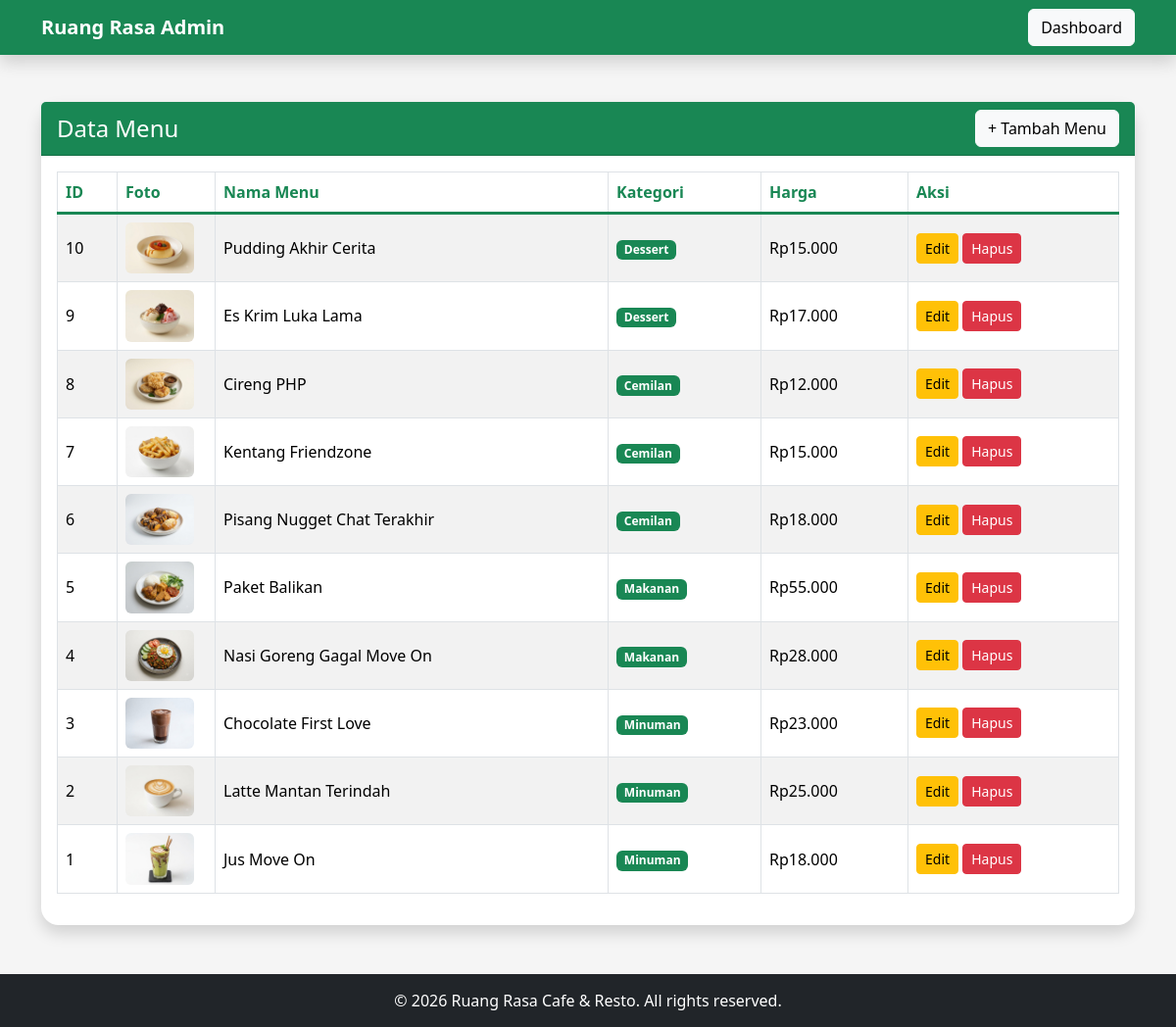
Page /data_menu.php (signed in) on the committed database.
### tables this page shows
CREATE TABLE `menu` (
  `id_menu` int(11) NOT NULL,
  `nama_menu` varchar(100) NOT NULL,
  `kategori` varchar(50) NOT NULL,
  `deskripsi` text DEFAULT NULL,
  `harga` int(11) NOT NULL,
  `foto` varchar(255) DEFAULT NULL
);

### data_menu.php (the view, shortened to what this page needs)
<?php
include 'config/koneksi.php';
$data = mysqli_query(
    $koneksi,
    "SELECT * FROM menu ORDER BY id_menu DESC"
);
?>
<!DOCTYPE html>
<html>
<head>
    <link
        href="https://cdn.jsdelivr.net/npm/bootstrap@5.3.3/dist/css/bootstrap.min.css"
        rel="stylesheet">
</head>
<body>
    <nav class="navbar navbar-expand-lg navbar-dark bg-success shadow">
        <div class="container">
            <a class="navbar-brand fw-bold" href="dashboard.php">
                Ruang Rasa Admin
            </a>
            <a href="dashboard.php" class="btn btn-light">
                Dashboard
            </a>
        </div>
    </nav>
    <div class="container mt-5">
        <div class="card shadow">
            <div class="card-header bg-success text-white d-flex justify-content-between align-items-center">
                <h4 class="mb-0">
                    Data Menu
                </h4>
                <a href="tambah_menu.php"
                    class="btn btn-light">
                    + Tambah Menu
                </a>
            </div>
            <div class="card-body">
                <table class="table table-bordered table-hover table-striped align-middle">
                    <thead>
                        <tr>
                            <th>ID</th>
                            <th>Foto</th>
                            <th>Nama Menu</th>
                            <th>Kategori</th>
                            <th>Harga</th>
                            <th>Aksi</th>
                        </tr>
                    </thead>
                    <tbody>
                        <?php while ($menu = mysqli_fetch_assoc($data)) { ?>
                            <tr>
                                <td><?php echo $menu['id_menu']; ?></td>
                                <td width="100">
                                    <?php
                                    if (!empty($menu['foto'])) {
                                    ?>
                                        <img src="assets/images/<?php echo $menu['foto']; ?>"
                                            width="70"
                                            class="rounded">
                                    <?php
                                    } else {
                                    ?>
                                        <img src="assets/images/logo.jpeg"
                                            width="70"
                                            class="rounded">
                                    <?php } ?>
                                </td>
                                <td>
                                    <?php echo $menu['nama_menu']; ?>
                                </td>
                                <td>
                                    <span class="badge bg-success">
                                        <?php echo $menu['kategori']; ?>
                                    </span>
                                </td>
                                <td>
                                    Rp<?php echo number_format($menu['harga'], 0, ",", "."); ?>
                                </td>
                                <td>
                                    <a href="edit_menu.php?id=<?php echo $menu['id_menu']; ?>"
                                        class="btn btn-warning btn-sm">
                                        Edit
                                    </a>
                                    <a href="hapus_menu.php?id=<?php echo $menu['id_menu']; ?>"
                                        class="btn btn-danger btn-sm"
                                        onclick="return confirm('Apakah Anda yakin ingin menghapus menu ini?')">
                                        Hapus
                                    </a>
                                </td>
                            </tr>
                        <?php } ?>
                    </tbody>
                </table>
            </div>
        </div>
    </div>
    <div class="footer">
        &copy; <?php echo date("Y"); ?> Ruang Rasa Cafe & Resto. All rights reserved.
    </div>
</body>
</html>

### data_menu.php (style rules this page uses)
body { background: #f5f5f5; }
.card { border: none; border-radius: 18px; }
.table th { background: white; color: #198754; border-bottom: 3px solid #198754; font-weight: bold; }
.footer { margin-top: 50px; background: #212529; color: white; text-align: center; padding: 15px; }

### rows in the picture
menu: id_menu "10", shows a picture, nama_menu "Pudding Akhir Cerita", kategori "Dessert", harga "15.000"
menu: id_menu "9", foto (picture), nama_menu "Es Krim Luka Lama", kategori "Dessert", harga "17.000"
menu: id_menu "8", foto (picture), nama_menu "Cireng PHP", kategori "Cemilan", harga "12.000"
menu: id_menu "7", shows a picture, nama_menu "Kentang Friendzone", kategori "Cemilan", harga "15.000"
menu: id_menu "6", shows a picture, nama_menu "Pisang Nugget Chat Terakhir", kategori "Cemilan", harga "18.000"
menu: id_menu "5", shows a picture, nama_menu "Paket Balikan", kategori "Makanan", harga "55.000"
menu: id_menu "4", shows a picture, nama_menu "Nasi Goreng Gagal Move On", kategori "Makanan", harga "28.000"
menu: id_menu "3", foto (picture), nama_menu "Chocolate First Love", kategori "Minuman", harga "23.000"
menu: id_menu "2", shows a picture, nama_menu "Latte Mantan Terindah", kategori "Minuman", harga "25.000"
menu: id_menu "1", foto (picture), nama_menu "Jus Move On", kategori "Minuman", harga "18.000"
